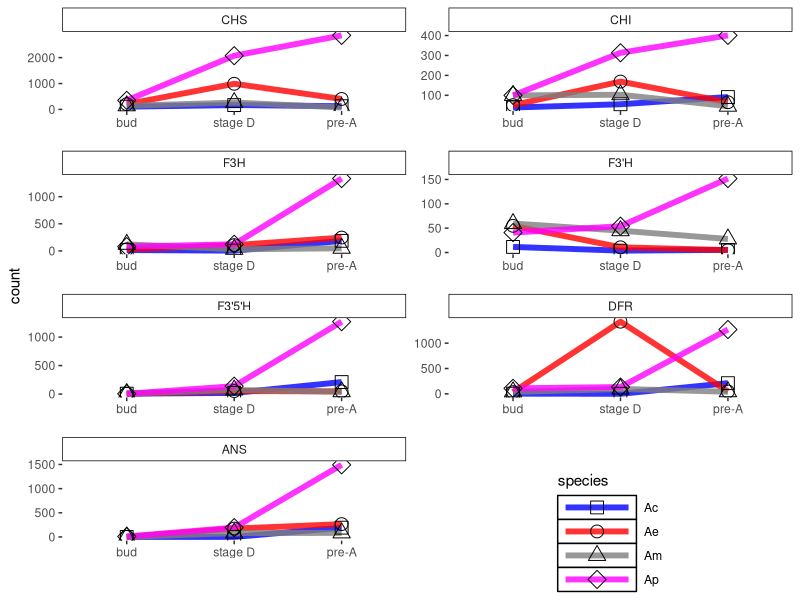
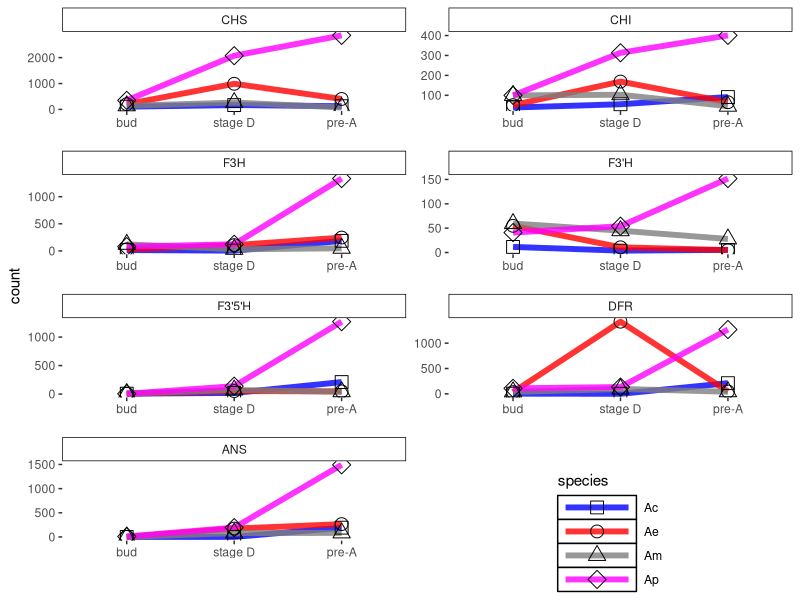

R code for these plots, in order:
library(dplyr)
library(ggplot2)
library(tidyr)
library(grid)

wade <- read.csv("wade.csv", stringsAsFactors = F)
wade2 <- wade %>% gather(key = stage, value = count, bud:pre.A)
wade2$stage <- factor(wade2$stage, levels = c("bud", "stage.D", "pre.A"),
                      labels = c("bud", "stage D\n", "pre-A"))
wade2$gene <- factor(wade2$gene, levels = c("CHS", "CHI", "F3H", "F3'H", "F3'5'H", "DFR", "ANS"))
wade2$species <- factor(wade2$species, levels = c("Ac", "Ae", "Am", "Ap"))

ggplot(wade2, aes(stage, count)) + 
  theme(panel.background = element_blank(),
        panel.grid = element_blank(),
        strip.background = element_rect(fill = "white", colour = "black"),
        legend.position = c(0.75,0.15),
        legend.key = element_rect(fill = "white"),
        legend.justification = c("center", "top"),
        legend.key.width = unit(2, "cm")) + 
  scale_shape_manual(values = c(0,1,2,5)) + 
  geom_line(aes(color = species, group = species), size = 2, alpha = 0.8) +
  geom_point(aes(shape = species), size = 4) + 
  scale_color_manual(values = rev(c("magenta", "grey50", "red", "blue"))) +
  facet_wrap(~gene, scales = "free", ncol = 2) + 
  labs(x = "")
ggsave("wade.png", width=25, height=25, unit="cm", dpi=600)
